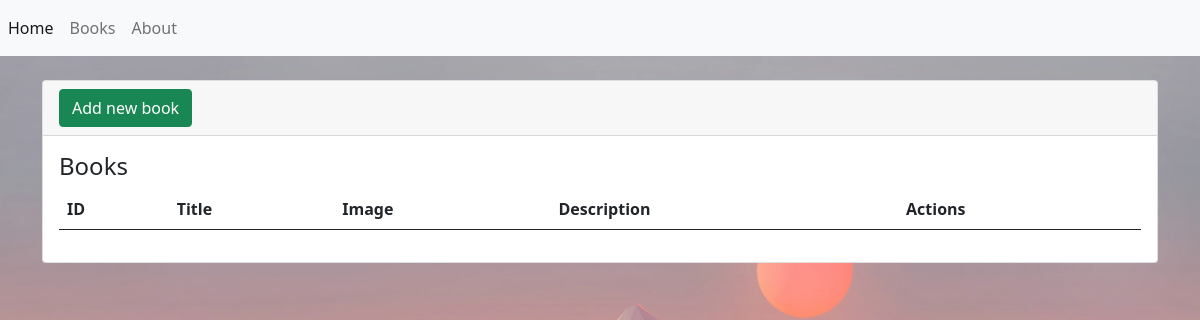
/books/, run on an earlier commit of the app's database.
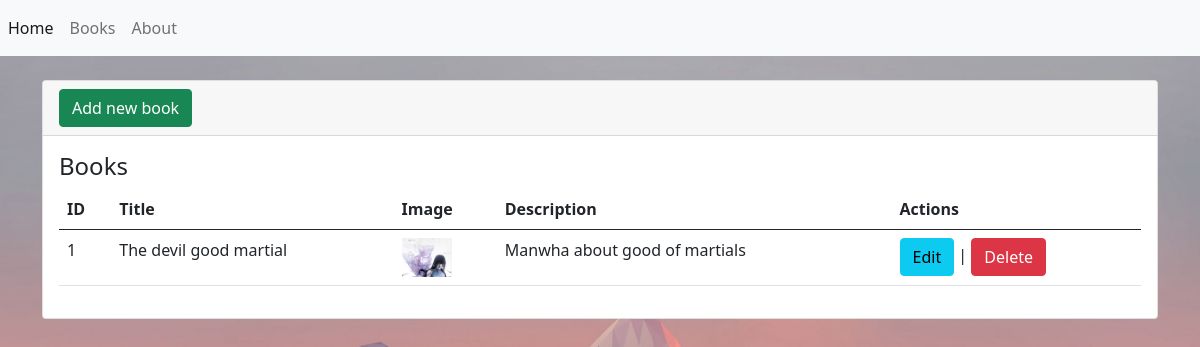
And on a later commit of the database.
### bookshop/models.py (models this page shows, shortened)
class Book(models.Model):
    id = models.AutoField(primary_key=True)
    title = models.CharField(max_length=200, verbose_name="Title")
    image = models.ImageField(upload_to='Images/', verbose_name="Image", null=True)
    describe = models.TextField(verbose_name="Description",null=True)

### bookshop/views.py (the view)
# urls.py: path('books/', views.books, name='books'),
def books(request):
    books = Book.objects.all()
    return render(request, 'books/index.html', {'books': books})

### bookshop/templates/books/index.html (shortened to what this page needs)
{% extends "base.html" %}
{% block content %}
<div class="card">
    <div class="card-header">
       <a name="" id="" class="btn btn-success" href="{% url 'create' %}" role="button">Add new book</a>
    </div>
    <div class="card-body">
        <h4 class="card-title">Books</h4>
        <table class="table">
            <thead>
                <tr>
                    <th>ID</th>
                    <th>Title</th>
                    <th>Image</th>
                    <th>Description</th>
                    <th>Actions</th>
                </tr>
            </thead>
            <tbody>
                {% for book in books %}
                <tr>
                    <td>{{ book.id }}</td>
                    <td>{{ book.title }}</td>
                    <td><img src="{{ book.image.url }}" width="50"></td>
                    <td>{{ book.describe}}</td>
                    <td>
                        <a name="" id="" class="btn btn-info" href="{% url 'edit' book.id %}" role="button">Edit</a>
                        |
                        <a name="" id="" class="btn btn-danger" href="{% url 'delete' book.id %}" role="button">Delete</a>
                    </td>
                </tr>
                {% endfor %}
            </tbody>
        </table>
    </div>
</div>
{% endblock %}

### bookshop/templates/base.html (shortened to what this page needs)
{% load static %}
<!doctype html>
<html lang="en">
  <head>
    <link rel="stylesheet" href="https://cdn.jsdelivr.net/npm/bootstrap@5.0.2/dist/css/bootstrap.min.css">
    <link href="//netdna.bootstrapcdn.com/font-awesome/3.2.1/css/font-awesome.css" rel="stylesheet">
    <link href="http://fonts.cdnfonts.com/css/eingrantch-mono" rel="stylesheet">
    <link rel="stylesheet" href="{% static 'main.css' %}">
</head>
<body class="background">
    <nav class="navbar navbar-expand navbar-light bg-light">
        <div class="nav navbar-nav">
            <a class="nav-item nav-link active" href="{% url 'inicio' %}">Home</a>
            <a class="nav-item nav-link" href="{% url 'books' %}">Books</a>
            <a class="nav-item nav-link" href="{% url 'our' %}">About</a>
        </div>
    </nav>
    <div class="container">
        <div class="row">
            <div class="col-12">
                <br>
                {% block content %} {% endblock %}
            </div>
        </div>
    </div>
  </body>
</html>

### bookshop/static/main.css (style rules this page uses)
.background { background-image: url("./background/back3.jpg"); background-repeat: no-repeat; background-image: fixed; background-image: center; -webkit-background-size: cover; -moz-background-size: cover; -o-background-size: cover; background-size: cover; }

What changed in the data, as far as the page shows it:
added Book: id "1", title "The devil good martial", image (picture), describe "Manwha about good of martials"
